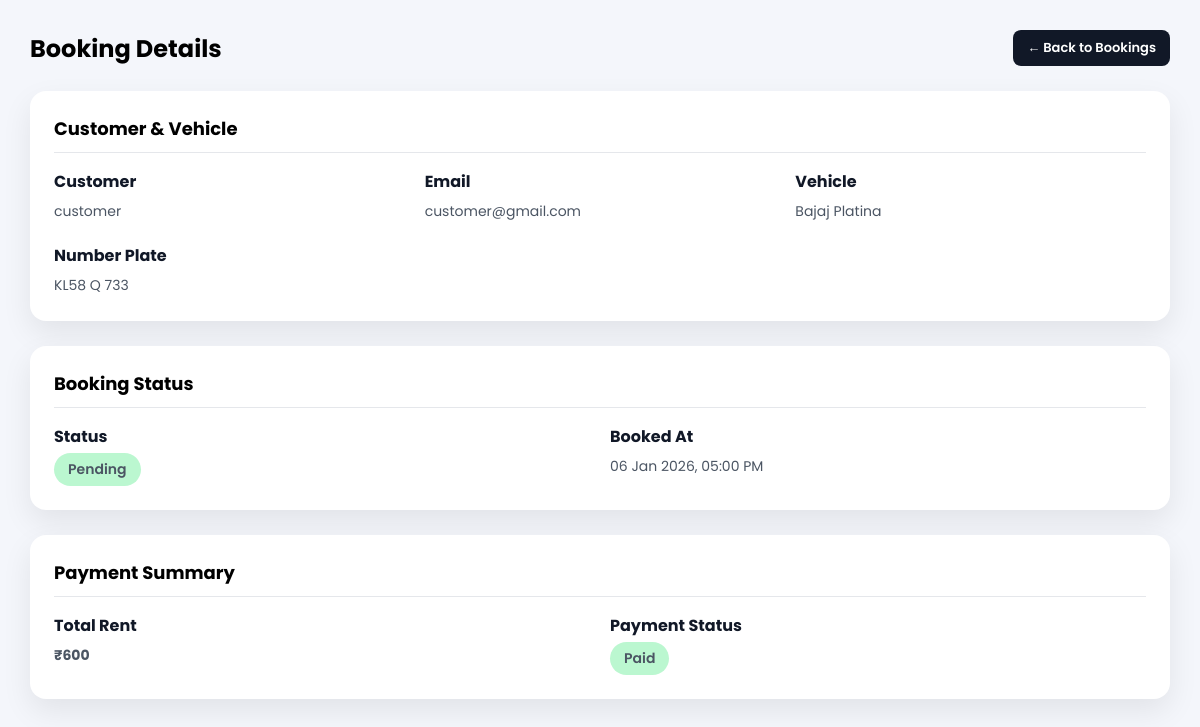
The page /admin_booking/40/details/ (signed in) on the database as committed earlier.
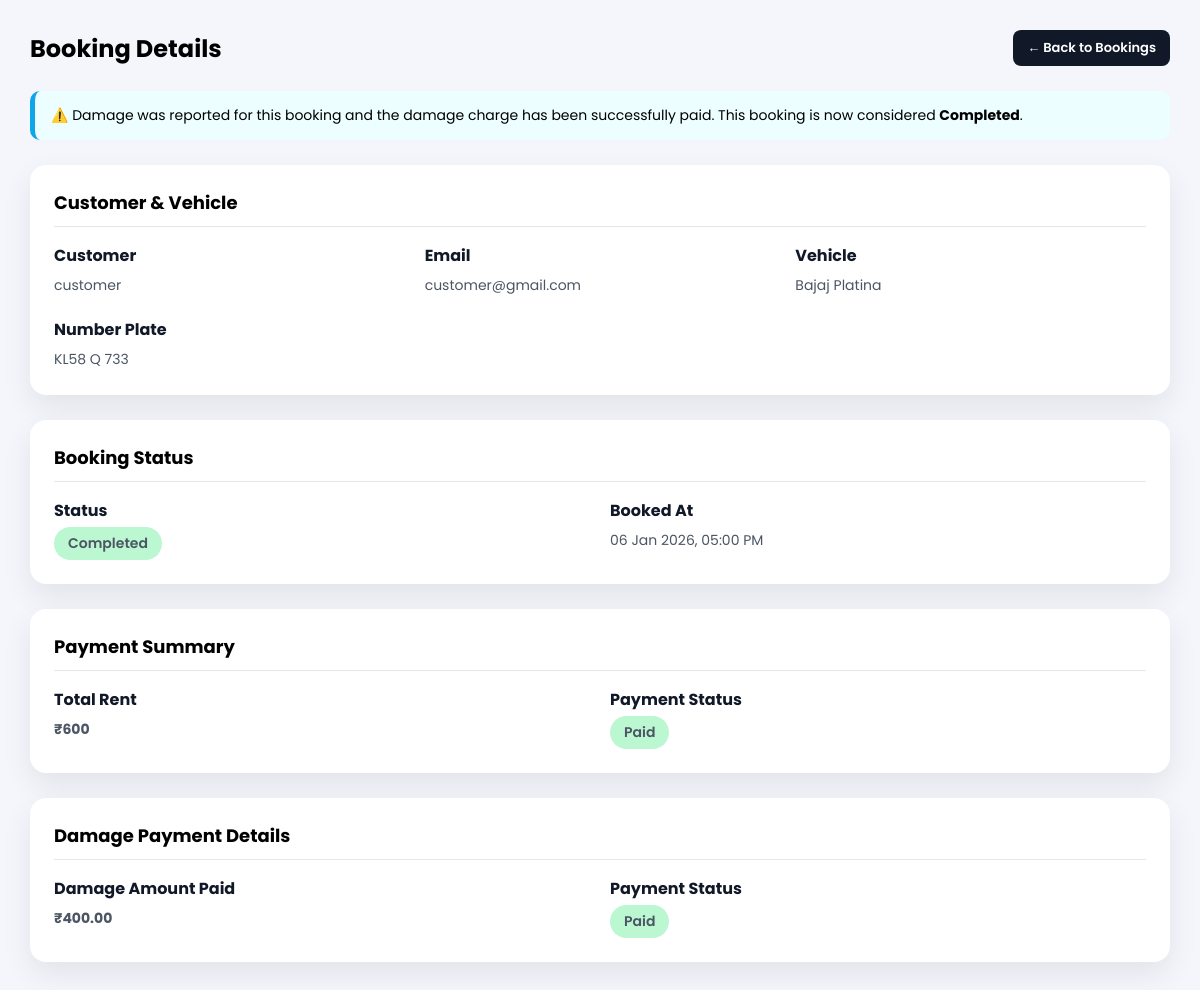
The same page on the database as committed later.
### wheelzy_app/models.py (models this page shows, shortened)
class Booking(models.Model):
    STATUS_CHOICES = [
        ("payment_pending", "Payment Pending"),
        ("pending", "Pending"),
        ("confirmed", "Confirmed"),
        ("in_use", "In Use"),
        ("returned", "Returned"),
        ("damage_reported", "Damage Reported"),
        ("cancelled", "Cancelled"),
    ]
    user = models.ForeignKey(User, on_delete=models.CASCADE)
    vehicle = models.ForeignKey(Vehicle, on_delete=models.CASCADE)
    start_time = models.DateTimeField()
    end_time = models.DateTimeField()
    total_price = models.PositiveIntegerField(default=0)
    status = models.CharField(max_length=30, choices=STATUS_CHOICES, default="payment_pending")
    is_rent_paid = models.BooleanField(default=False)
    ordered_at = models.DateTimeField(auto_now_add=True)
    razorpay_order_id = models.CharField(max_length=255, blank=True, null=True)
    razorpay_payment_id = models.CharField(max_length=255, blank=True, null=True)
    razorpay_signature = models.CharField(max_length=255, blank=True, null=True)

class Vehicle(models.Model):
    VEHICLE_TYPES = (
        ("car", "Car"),
        ("bike", "Bike"),
    )
    owner = models.ForeignKey(
        User,
        on_delete=models.CASCADE,
        related_name="vehicles",
        null=True,
        blank=True
    )
    vehicle_name = models.CharField(max_length=255)
    vehicle_type = models.CharField(max_length=25, choices=VEHICLE_TYPES)
    number_plate = models.CharField(max_length=50, unique=True)
    price_per_hour = models.PositiveIntegerField()
    seats = models.PositiveIntegerField(blank=True)
    image = CloudinaryField('vehicle_images', blank=True, null=True)
    is_available = models.BooleanField(default=True)

class DamageReport(models.Model):
    booking = models.OneToOneField( Booking,on_delete=models.CASCADE,related_name="damage_report")
    vehicle = models.ForeignKey(Vehicle,on_delete=models.CASCADE,related_name="damage_reports",null=True,blank=True)
    reported_by = models.ForeignKey(User,on_delete=models.CASCADE,related_name="reported_damages")
    description = models.TextField()
    extra_charge = models.DecimalField(max_digits=8,decimal_places=2,default=0)
    is_paid = models.BooleanField(default=False)
    created_at = models.DateTimeField(auto_now_add=True)

### wheelzy_app/views.py (the view)
# urls.py: path("admin_booking/<int:booking_id>/details/",views.admin_booking_details,name="admin_booking_details"),
@login_required
def admin_booking_details(request, booking_id):
    booking = get_object_or_404(
        Booking.objects.select_related("user", "vehicle"),
        id=booking_id
    )
    damage_report = None
    damage_amount = None
    display_status = booking.get_status_display()
    if hasattr(booking, "damage_report"):
        damage_report = booking.damage_report
        damage_amount = damage_report.extra_charge
        if booking.status == "damage_reported" and damage_report.is_paid:
            display_status = "Completed"
    return render(
        request,
        "admin_booking_details.html",
        {
            "booking": booking,
            "display_status": display_status,
            "damage_report": damage_report,
            "damage_amount": damage_amount,
        }
    )

### wheelzy_app/templates/admin_booking_details.html (shortened to what this page needs)
{% load static %}
<!DOCTYPE html>
<html lang="en">
<head>
</head>
<body>
<div class="container">
    <div class="header">
        <h2>Booking Details</h2>
        <a href="{% url 'admin_bookings' %}" class="btn btn-back">← Back to Bookings</a>
    </div>
    {% if booking.status == "damage_reported" and booking.damage_report and booking.damage_report.is_paid %}
        <div class="alert">
            ⚠️ Damage was reported for this booking and the damage charge has been successfully paid.
            This booking is now considered <strong>Completed</strong>.
        </div>
    {% endif %}
    <div class="card">
        <h3>Customer & Vehicle</h3>
        <div class="grid">
            <div class="info">
                <strong>Customer</strong>
                <span>{{ booking.user.username }}</span>
            </div>
            <div class="info">
                <strong>Email</strong>
                <span>{{ booking.user.email }}</span>
            </div>
            <div class="info">
                <strong>Vehicle</strong>
                <span>{{ booking.vehicle.vehicle_name }}</span>
            </div>
            <div class="info">
                <strong>Number Plate</strong>
                <span>{{ booking.vehicle.number_plate }}</span>
            </div>
        </div>
    </div>
    <div class="card">
        <h3>Booking Status</h3>
        <div class="grid">
            <div class="info">
                <strong>Status</strong>
                <span class="status returned">{{ display_status }}</span>
            </div>
            <div class="info">
                <strong>Booked At</strong>
                <span>{{ booking.ordered_at|date:"d M Y, h:i A" }}</span>
            </div>
        </div>
    </div>
    <div class="card">
        <h3>Payment Summary</h3>
        <div class="grid">
            <div class="info">
                <strong>Total Rent</strong>
                <span class="price">₹{{ booking.total_price }}</span>
            </div>
            {% if booking.is_rent_paid %}
                <div class="info">
                    <strong>Payment Status</strong>
                    <span class="status returned">Paid</span>
                </div>
            {% else %}
                <div class="info">
                    <strong>Payment Status</strong>
                    <span class="status damage_reported">Pending</span>
                </div>
            {% endif %}
        </div>
    </div>
    {% if booking.damage_report and booking.damage_report.is_paid %}
    <div class="card">
        <h3>Damage Payment Details</h3>
        <div class="grid">
            <div class="info">
                <strong>Damage Amount Paid</strong>
                <span class="price">₹{{ damage_amount|default:"0.00" }}</span>
            </div>
            <div class="info">
                <strong>Payment Status</strong>
                <span class="status returned">Paid</span>
            </div>
        </div>
    </div>
    {% endif %}
</div>
</body>
</html>

Rows that differ between the two databases and show on the page:
changed Booking "customer": status "Pending" → (not shown)
added DamageReport: extra_charge "400.00"
Other text that changed with them:
{{ display_status }}: (not shown) → "Completed"
text now shown: "⚠️ Damage was reported for this booking and the damage charge has been successfully paid. This booking is now considered Completed . Damage Payment Details Damage Amount Paid ₹ Payment Status Paid"
